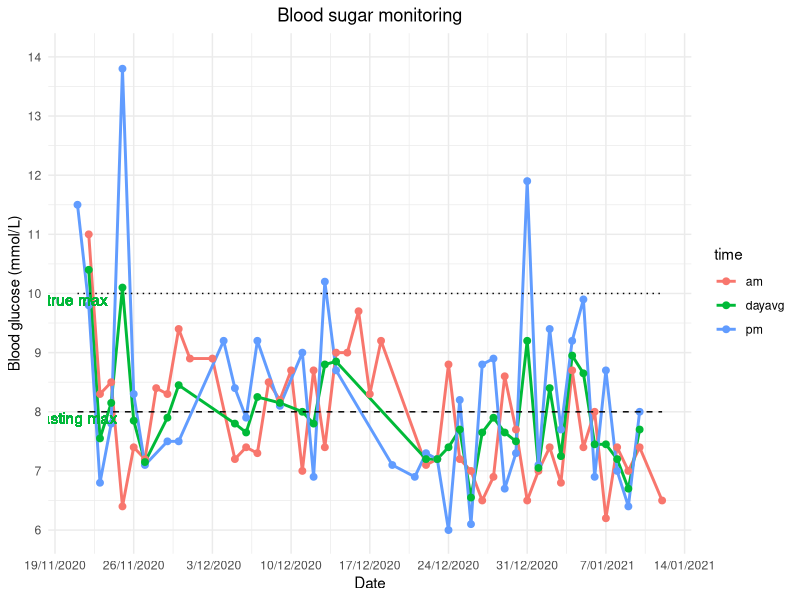
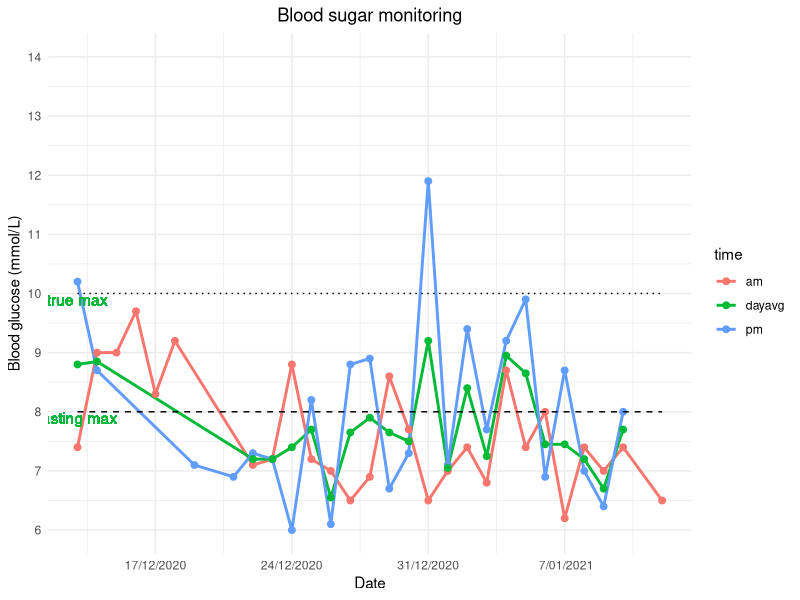
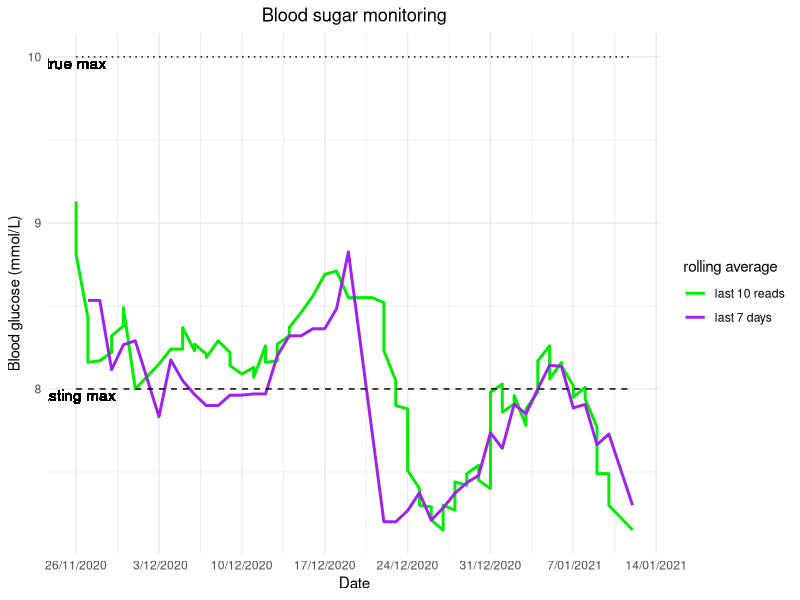
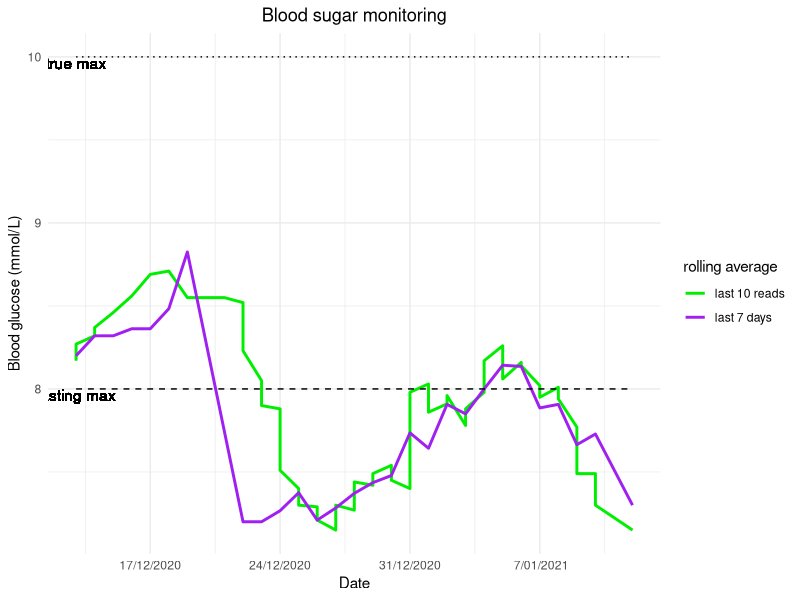

These figures' R source, in order:
# Blood sugar monitoring data
# Script Claire Styles
# R version 4.0.3 (2020-10-10)

# Packages and settings required
library(tidyverse)

theme_set(theme_minimal() +
            theme(plot.title = element_text(hjust = 0.5),
                  plot.subtitle = element_text(hjust = 0.5)))



# Core data ---------------------------------------------------------------

# Wide
sugarwide <- read.csv("sugar.csv", header = TRUE)
sugarwide$date <- as.Date(sugarwide$date, format = "%e/%m/%Y")
sugarwide$sug.dayavg <- apply(sugarwide[, c(2,3)], 1, mean)


# Long
rawlong <- reshape(sugarwide, varying=2:4, direction = "long")
sugarlong <- na.omit(rawlong[, -4])
row.names(sugarlong) <- c()
rm(rawlong)



# Rolling averages --------------------------------------------------------

start <- as.Date("2020-11-21")

# 7-day average
sugarwide$sug.7dayavg <- NA

for(i in 1:length(sugarwide$date)){
  today <- sugarwide$date[i]
  weekstart <- today - 6
  if(weekstart >= start){
    rolldat <- sugarwide %>% filter(date %in% seq(weekstart, today, "days"))
    sugarwide$sug.7dayavg[i] <- mean(rolldat$sug.dayavg, na.rm = TRUE)
  }
}

for(i in 1:length(sugarwide$sug.7dayavg)){
  if(is.nan(sugarwide$sug.7dayavg[i])){
    sugarwide$sug.7dayavg[i] <- NA
  }
}

rm(today, weekstart)


# Average of last 10 readings
ave10 <- arrange(sugarlong, date, time) %>% filter(time == "am" | time == "pm")
ave10$r10avg <- NA

for(i in 10:length(ave10$sug)){
   avrange <- (i-9):i
   rolldat <- ave10[avrange,]
   ave10$r10avg[i] <- mean(rolldat$sug, na.rm = TRUE)
}
rm(rolldat, avrange, i)


# Rolling average dataframe

avebyday <- na.omit(select(sugarwide, date, sug.7dayavg))
avebyread <- na.omit(select(ave10, date, r10avg))
rolling <- merge(avebyread, avebyday, all.x = TRUE)
colnames(rolling) <- c("date", "reads10", "days7")




# Plot function and ref data ----------------------------------------------

maxam <- 8  # morning reading should be lower than
maxpm <- 10  # evening reading should be lower than
maxax <- ceiling(max(sugarlong$sug))
minax <- floor(min(sugarlong$sug))


plotter <- function(df, type = "daily", numdays = "all"){
  # use numdays to specify time period in number of recent days
  
  # check that arguments are valid
  case <- tolower(type)
  stopifnot(case %in% c("daily", "rolling"))
  stopifnot(is.numeric(numdays) | numdays == "all")
  
  # data to use according to numdays specification
  if(numdays == "all"){
    daystart <- min(df$date)
    dat <- df
  }
  
  else{
    daystart <- max(df$date)-numdays 
    stopifnot(daystart > min(df$date))
    dat <- subset(df, subset = date >= daystart)
  }
  
  # plot function
  
  switch(case,
         
         daily = ggplot(dat, aes(x = date, y = sug, colour = time)) + 
           geom_line(size = 1) + geom_point(size = 2) + 
           scale_y_continuous(limits = c(minax, maxax), 
                              breaks = seq(minax, maxax, 1),
                              labels = seq(minax, maxax, 1)),
         
         rolling = ggplot(dat, aes(x = date)) + 
           geom_line(data = dat[!is.na(dat$reads10),], 
                     aes(y = reads10, colour = "last 10 reads"), size = 1) + 
           geom_line(data = dat[!is.na(dat$days7),], 
                     aes(y = days7, colour = "last 7 days"), size = 1) + 
           scale_colour_manual("rolling average", 
                               values = c("green2", "purple"))) + 
    
    geom_line(aes(y = maxam), colour = "black", linetype = "dashed") + 
    geom_line(aes(y = maxpm), colour = "black", linetype = "dotted") + 
    scale_x_date(date_labels = "%e/%m/%Y", date_breaks = "7 days") + 
    geom_text(mapping = aes(x = daystart, y = maxam, label = "fasting max"), 
              vjust = 1.0, show.legend = FALSE) + 
    geom_text(mapping = aes(x = daystart, y = maxpm, label = "true max"), 
              vjust = 1.0, show.legend = FALSE) + 
    labs(title = "Blood sugar monitoring", x = "Date",
         y = "Blood glucose (mmol/L)")
  
}




# Produce graphs ----------------------------------------------------------

# Daily measurements with daily average
print(plotter(sugarlong)) # all data
print(plotter(sugarlong, numdays = 30)) # last 30 days


# Rolling average graph
print(plotter(rolling, type = "rolling")) # all data
print(plotter(rolling, type = "rolling", numdays = 30)) # last 30 days



